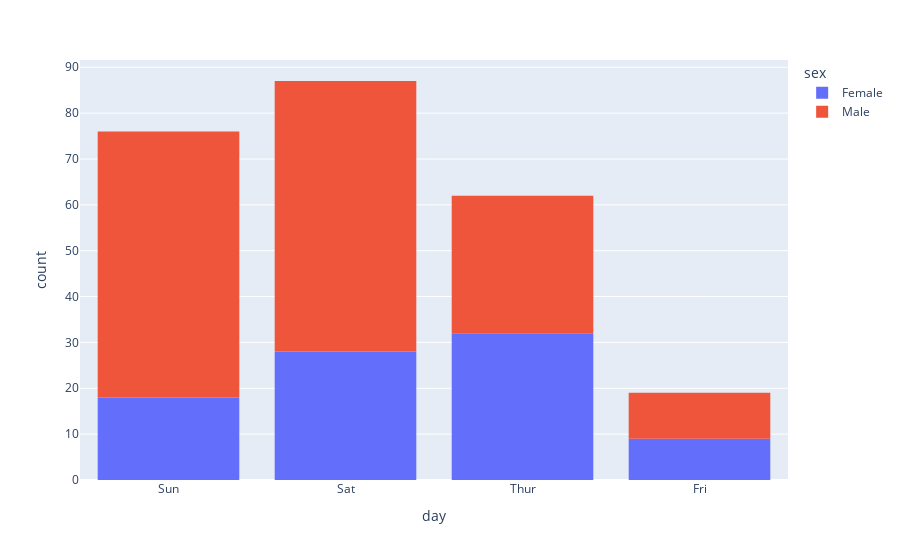

The code cell stored with this chart in its notebook:
### Markdown cell above
**Para hacer esto usando pyplot, la mejor manera es el histograma, por que el histograma permite la interaccion
utilizo como eje x el día de la semana y para diferenciar el sexo, lo puse como la leyenda**

### Code cell
fig = px.histogram(df, x = 'day', color='sex')
fig.show()

### Figure 1 — Plotly figure (JSON) as saved in the notebook; plotly's stock layout.template omitted (floating-point values rounded to 4 significant figures; data arrays with more than 128 entries replaced by an {"elided": "..."} marker saying what was removed)
{"data": [{"alignmentgroup": "True", "bingroup": "x", "hovertemplate": "sex=Female<br>day=%{x}<br>count=%{y}<extra></extra>", "legendgroup": "Female", "marker": {"color": "#636efa", "pattern": {"shape": ""}}, "name": "Female", "offsetgroup": "Female", "orientation": "v", "showlegend": true, "type": "histogram", "x": ["Sun", "Sun", "Sun", "Sun", "Sun", "Sun", "Sat", "Sat", "Sat", "Sat", "Sat", "Sat", "Sun", "Sun", "Sat", "Sat", "Sat", "Sat", "Sat", "Sat", "Sat", "Thur", "Thur", "Fri", "Fri", "Fri", "Fri", "Fri", "Sat", "Sat", "Sat", "Sat", "Sat", "Sun", "Sun", "Thur", "Thur", "Thur", "Thur", "Thur", "Thur", "Thur", "Thur", "Thur", "Thur", "Thur", "Thur", "Thur", "Thur", "Thur", "Thur", "Thur", "Thur", "Thur", "Thur", "Thur", "Thur", "Sun", "Sun", "Sun", "Sun", "Sun", "Sat", "Sat", "Sun", "Sun", "Sun", "Thur", "Thur", "Thur", "Thur", "Thur", "Thur", "Thur", "Sat", "Sat", "Sat", "Sat", "Sat", "Fri", "Fri", "Fri", "Fri", "Sat", "Sat", "Sat", "Thur"], "xaxis": "x", "yaxis": "y"}, {"alignmentgroup": "True", "bingroup": "x", "hovertemplate": "sex=Male<br>day=%{x}<br>count=%{y}<extra></extra>", "legendgroup": "Male", "marker": {"color": "#EF553B", "pattern": {"shape": ""}}, "name": "Male", "offsetgroup": "Male", "orientation": "v", "showlegend": true, "type": "histogram", "x": {"elided": "157 str values"}, "xaxis": "x", "yaxis": "y"}], "layout": {"barmode": "relative", "legend": {"title": {"text": "sex"}, "tracegroupgap": 0}, "margin": {"t": 60}, "xaxis": {"anchor": "y", "domain": [0, 1], "title": {"text": "day"}}, "yaxis": {"anchor": "x", "domain": [0, 1], "title": {"text": "count"}}}}
